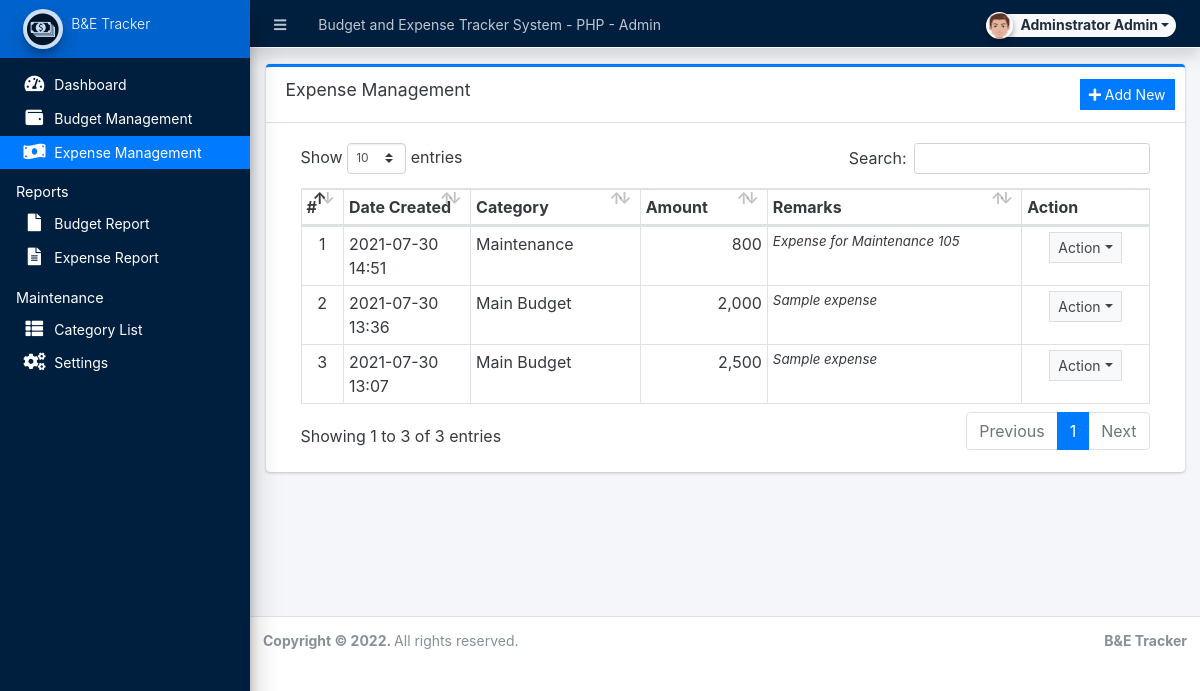
/admin/?page=expense (signed in), run on the app's committed database.
### tables this page shows
CREATE TABLE `running_balance` (
  `id` int(30) NOT NULL,
  `balance_type` tinyint(1) NOT NULL COMMENT '1=budget, 2=expense',
  `category_id` int(30) NOT NULL,
  `amount` float NOT NULL,
  `remarks` text NOT NULL,
  `user_id` text NOT NULL,
  `date_created` datetime NOT NULL DEFAULT current_timestamp(),
  `date_updated` datetime DEFAULT NULL ON UPDATE current_timestamp()
);

CREATE TABLE `categories` (
  `id` int(30) NOT NULL,
  `category` varchar(250) NOT NULL,
  `description` text DEFAULT NULL,
  `status` tinyint(1) NOT NULL DEFAULT 1,
  `balance` float NOT NULL DEFAULT 0,
  `date_created` datetime NOT NULL DEFAULT current_timestamp(),
  `date_updated` datetime DEFAULT NULL ON UPDATE current_timestamp()
);

### admin/expense/index.php (the view, shortened to what this page needs)
<div class="card card-outline card-primary">
	<div class="card-header">
		<h3 class="card-title">Expense Management</h3>
		<div class="card-tools">
			<a href="javascript:void(0)" id="manage_expense" class="btn btn-flat btn-sm btn-primary"><span class="fas fa-plus"></span>  Add New</a>
		</div>
	</div>
	<div class="card-body">
		<div class="container-fluid">
        <div class="container-fluid">
			<table class="table table-bordered table-stripped">
				<colgroup>
					<col width="5%">
					<col width="15%">
					<col width="20%">
					<col width="15%">
					<col width="30%">
					<col width="15%">
				</colgroup>
				<thead>
					<tr>
						<th>#</th>
						<th>Date Created</th>
						<th>Category</th>
						<th>Amount</th>
						<th>Remarks</th>
						<th>Action</th>
					</tr>
				</thead>
				<tbody>
					<?php
					$i = 1;
						$qry = $conn->query("SELECT r.*,c.category,c.balance from `running_balance` r inner join `categories` c on r.category_id = c.id where c.status= 1 and r.balance_type = 2 order by unix_timestamp(r.date_created) desc");
						while($row = $qry->fetch_assoc()):
							foreach($row as $k=> $v){
								$row[$k] = trim(stripslashes($v));
							}
                            $row['remarks'] = strip_tags(stripslashes(html_entity_decode($row['remarks'])));
					?>
						<tr>
							<td class="text-center"><?php echo $i++; ?></td>
							<td><?php echo date("Y-m-d H:i",strtotime($row['date_created'])) ?></td>
							<td><?php echo $row['category'] ?></td>
							<td ><p class="m-0 text-right"><?php echo number_format($row['amount']) ?></p></td>
							<td ><p class="m-0 truncate"><?php echo ($row['remarks']) ?></p></td>
							<td align="center">
								 <button type="button" class="btn btn-flat btn-default btn-sm dropdown-toggle dropdown-icon" data-toggle="dropdown">
				                  		Action
				                  </button>
							</td>
						</tr>
					<?php endwhile; ?>
				</tbody>
			</table>
		</div>
		</div>
	</div>
</div>

### data on the page
running_balance: date_created "2021-07-30 14:51", category.category "Maintenance", amount "800", remarks "Expense for Maintenance 105"
running_balance: date_created "2021-07-30 13:36", category.category "Main Budget", amount "2,000", remarks "Sample expense"
running_balance: date_created "2021-07-30 13:07", category.category "Main Budget", amount "2,500", remarks "Sample expense"

### other printed values
$_settings->info('name') "Budget and Expense Tracker System - PHP"
$_settings->userdata('firstname').' '.$_settings->userdata('lastname') "Adminstrator Admin"
$_settings->info('short_name') "B&E Tracker"
